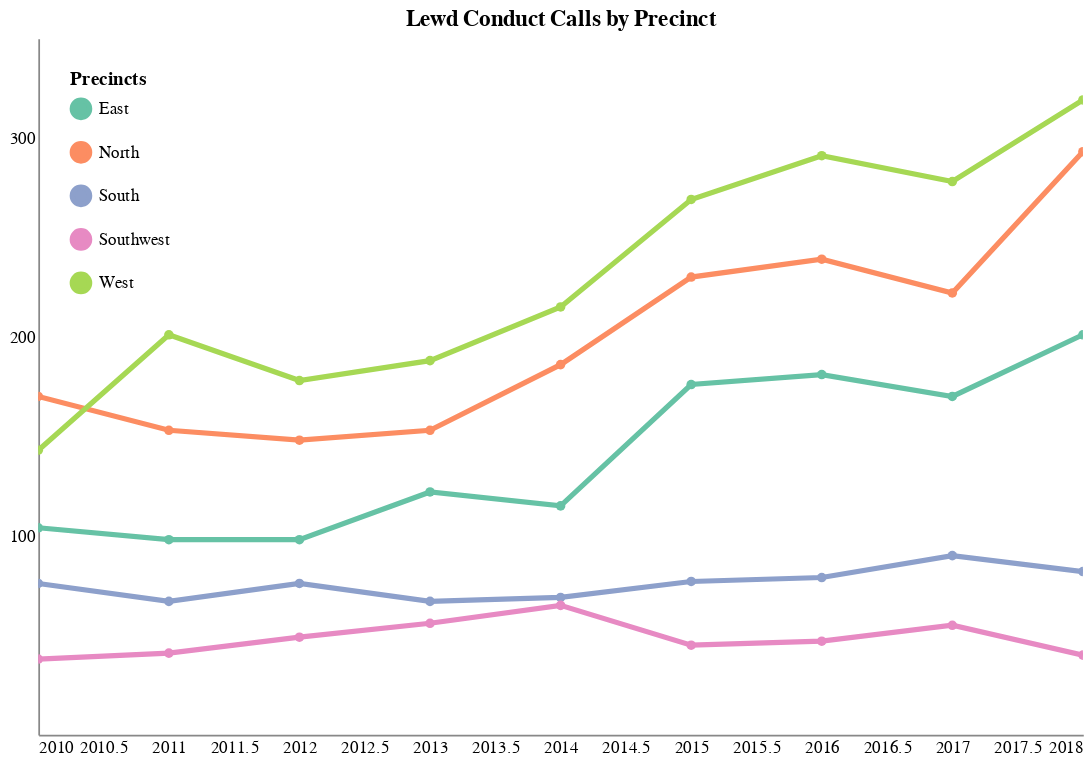

The notebook cell saved with this chart:
### Code cell
# USE
# Chart number of calls reporting each final call type

alt.Chart(lewd_call_df).mark_line(point=True).encode(
    x=alt.X('year',axis=alt.Axis(format='Y', title='', ticks=False)),
    y=alt.Y('lewd_conduct', axis=alt.Axis(title='', ticks=False, values=[100, 200, 300])),
    tooltip=('precinct', 'year','lewd_conduct'),
    color=alt.Color(
        'precinct',
        legend=alt.Legend(
            title='Precincts',
            orient='top-left'
        ), scale=alt.Scale(
            scheme='set2'
        ))
).properties(
    title='Lewd Conduct Calls by Precinct',
    width=600,
    height=400
).configure_axis(
    grid=False
).configure_line(
    strokeWidth=3
).configure_view(
    strokeWidth=0
).interactive()

# To do: edit tooltips to remove labels and add "calls" after count. Change axis font label formatting

### Figure 1 — Vega-Lite specification as saved in the notebook (floating-point values rounded to 4 significant figures)
{"$schema": "https://vega.github.io/schema/vega-lite/v2.6.0.json", "config": {"axis": {"grid": false}, "line": {"strokeWidth": 3}, "view": {"height": 300, "strokeWidth": 0, "width": 400}}, "data": {"name": "data-f81a685e33e75c5e965be02e9e7323bf"}, "datasets": {"data-f81a685e33e75c5e965be02e9e7323bf": [{"lewd_conduct": 104, "precinct": "East", "year": 2010}, {"lewd_conduct": 170, "precinct": "North", "year": 2010}, {"lewd_conduct": 76, "precinct": "South", "year": 2010}, {"lewd_conduct": 38, "precinct": "Southwest", "year": 2010}, {"lewd_conduct": 143, "precinct": "West", "year": 2010}, {"lewd_conduct": 98, "precinct": "East", "year": 2011}, {"lewd_conduct": 153, "precinct": "North", "year": 2011}, {"lewd_conduct": 67, "precinct": "South", "year": 2011}, {"lewd_conduct": 41, "precinct": "Southwest", "year": 2011}, {"lewd_conduct": 201, "precinct": "West", "year": 2011}, {"lewd_conduct": 98, "precinct": "East", "year": 2012}, {"lewd_conduct": 148, "precinct": "North", "year": 2012}, {"lewd_conduct": 76, "precinct": "South", "year": 2012}, {"lewd_conduct": 49, "precinct": "Southwest", "year": 2012}, {"lewd_conduct": 178, "precinct": "West", "year": 2012}, {"lewd_conduct": 122, "precinct": "East", "year": 2013}, {"lewd_conduct": 153, "precinct": "North", "year": 2013}, {"lewd_conduct": 67, "precinct": "South", "year": 2013}, {"lewd_conduct": 56, "precinct": "Southwest", "year": 2013}, {"lewd_conduct": 188, "precinct": "West", "year": 2013}, {"lewd_conduct": 115, "precinct": "East", "year": 2014}, {"lewd_conduct": 186, "precinct": "North", "year": 2014}, {"lewd_conduct": 69, "precinct": "South", "year": 2014}, {"lewd_conduct": 65, "precinct": "Southwest", "year": 2014}, {"lewd_conduct": 215, "precinct": "West", "year": 2014}, {"lewd_conduct": 176, "precinct": "East", "year": 2015}, {"lewd_conduct": 230, "precinct": "North", "year": 2015}, {"lewd_conduct": 77, "precinct": "South", "year": 2015}, {"lewd_conduct": 45, "precinct": "Southwest", "year": 2015}, {"lewd_conduct": 269, "precinct": "West", "year": 2015}, {"lewd_conduct": 181, "precinct": "East", "year": 2016}, {"lewd_conduct": 239, "precinct": "North", "year": 2016}, {"lewd_conduct": 79, "precinct": "South", "year": 2016}, {"lewd_conduct": 47, "precinct": "Southwest", "year": 2016}, {"lewd_conduct": 291, "precinct": "West", "year": 2016}, {"lewd_conduct": 170, "precinct": "East", "year": 2017}, {"lewd_conduct": 222, "precinct": "North", "year": 2017}, {"lewd_conduct": 90, "precinct": "South", "year": 2017}, {"lewd_conduct": 55, "precinct": "Southwest", "year": 2017}, {"lewd_conduct": 278, "precinct": "West", "year": 2017}, {"lewd_conduct": 201, "precinct": "East", "year": 2018}, {"lewd_conduct": 293, "precinct": "North", "year": 2018}, {"lewd_conduct": 82, "precinct": "South", "year": 2018}, {"lewd_conduct": 40, "precinct": "Southwest", "year": 2018}, {"lewd_conduct": 319, "precinct": "West", "year": 2018}]}, "encoding": {"color": {"field": "precinct", "legend": {"orient": "top-left", "title": "Precincts"}, "scale": {"scheme": "set2"}, "type": "nominal"}, "tooltip": [{"field": "precinct", "type": "nominal"}, {"field": "year", "type": "quantitative"}, {"field": "lewd_conduct", "type": "quantitative"}], "x": {"axis": {"format": "Y", "ticks": false, "title": ""}, "field": "year", "type": "quantitative"}, "y": {"axis": {"ticks": false, "title": "", "values": [100, 200, 300]}, "field": "lewd_conduct", "type": "quantitative"}}, "height": 400, "mark": {"point": true, "type": "line"}, "selection": {"selector006": {"bind": "scales", "encodings": ["x", "y"], "mark": {"fill": "#333", "fillOpacity": 0.125, "stroke": "white"}, "on": "[mousedown, window:mouseup] > window:mousemove!", "resolve": "global", "translate": "[mousedown, window:mouseup] > window:mousemove!", "type": "interval", "zoom": "wheel!"}}, "title": "Lewd Conduct Calls by Precinct", "width": 600}
